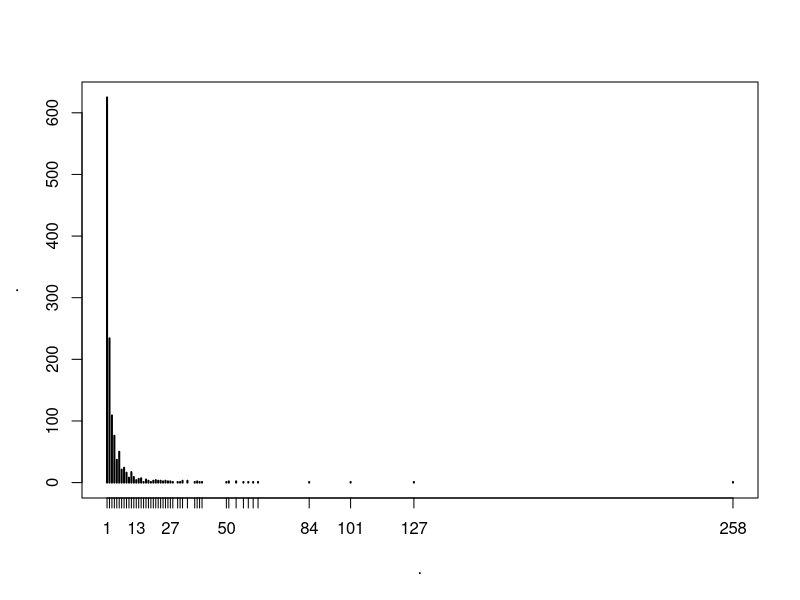
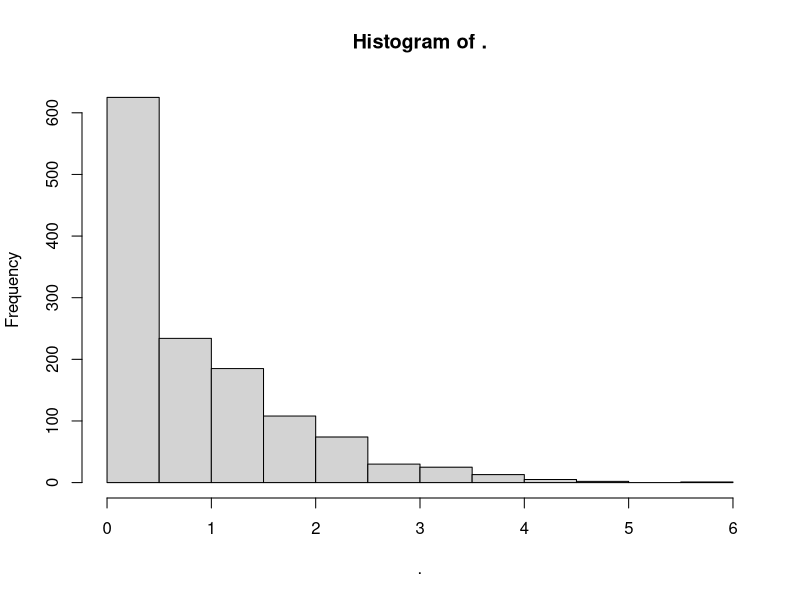
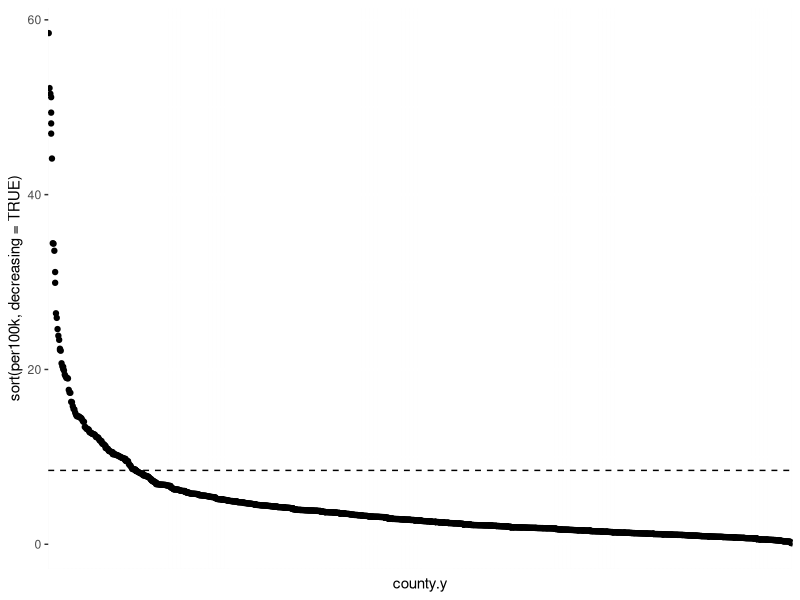
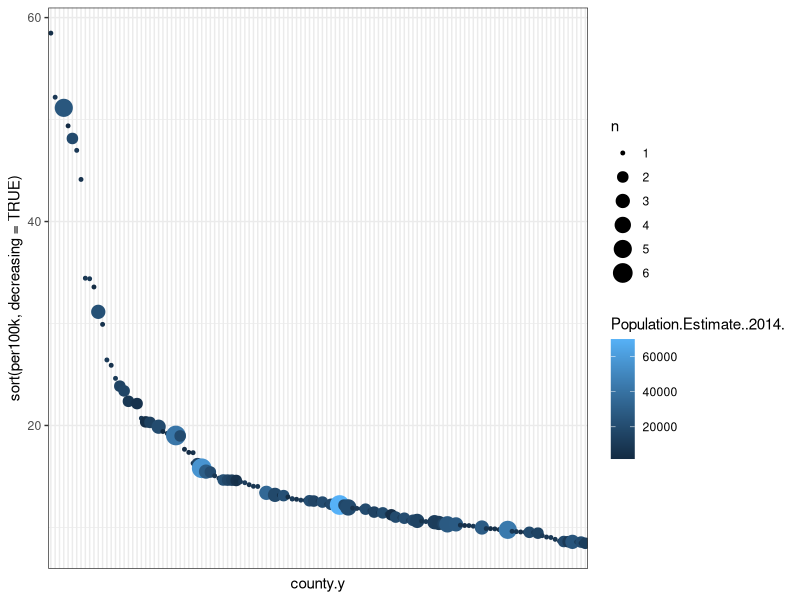
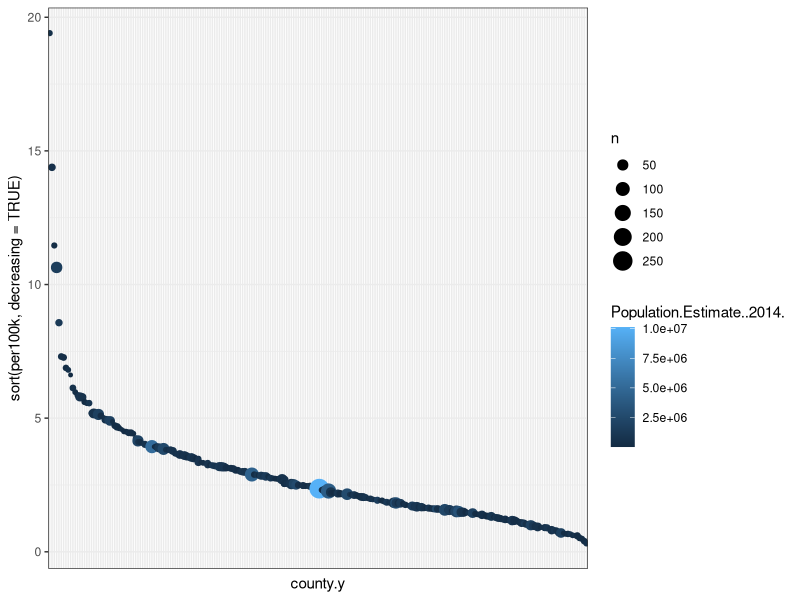
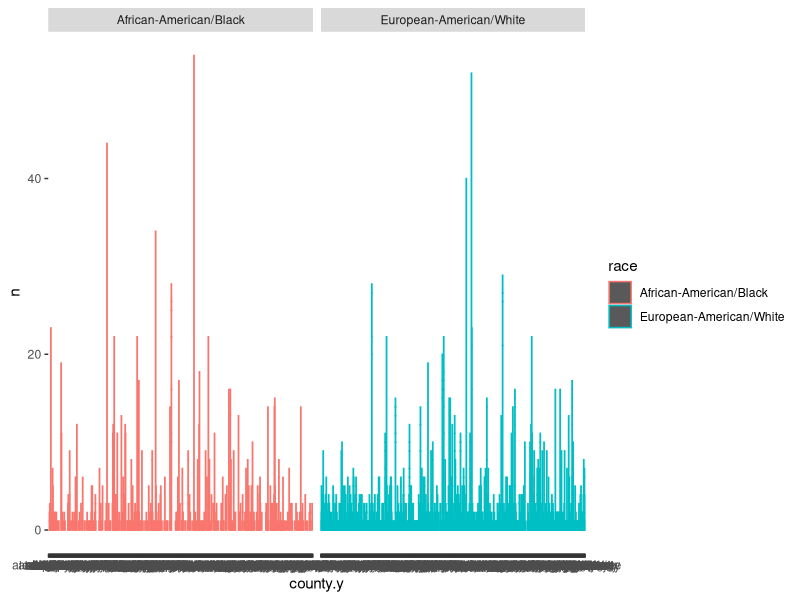
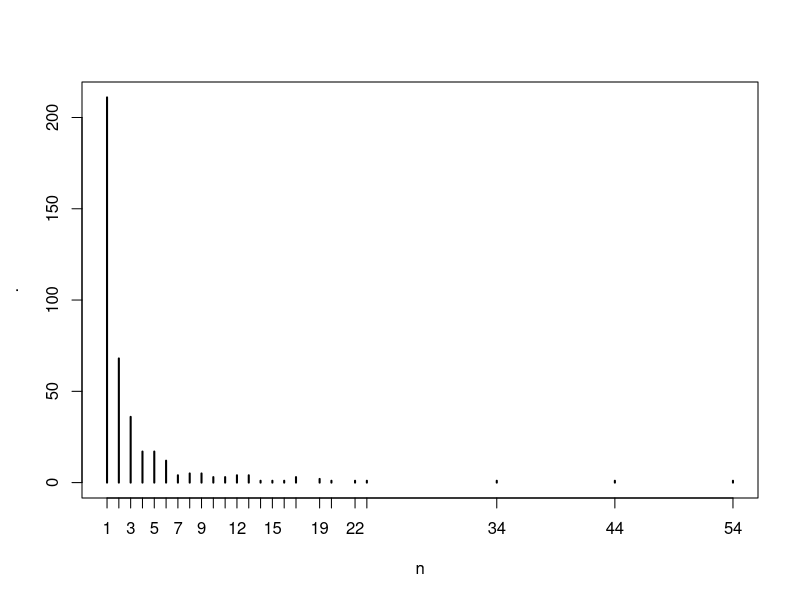
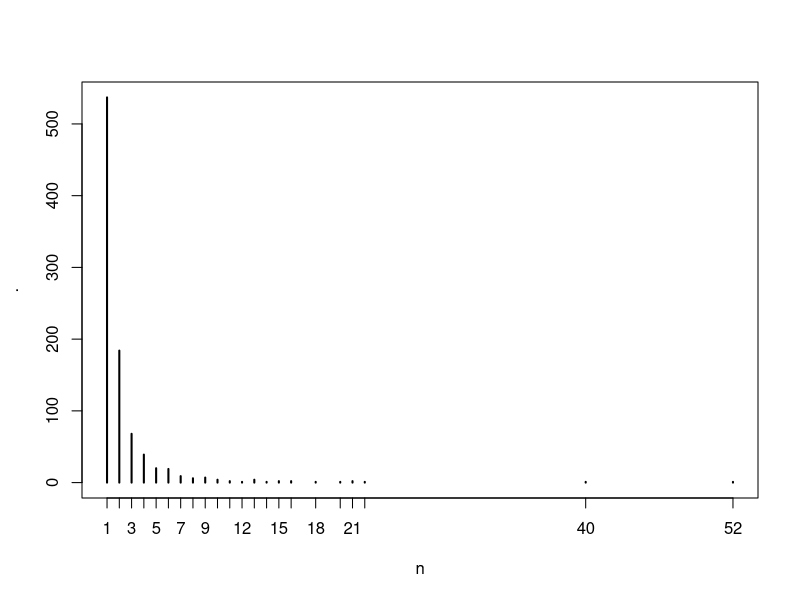

Source code (R) for these figures, in order:
#####################################
### Analysis, Fatal Encounters Data
### R, EDA, County Level 2
#####################################

### Set-up
## load packages; attached stuff etc. 
library(dplyr)
library(tidyr)
library(ggplot2)
library(stringi)
setwd("C:/Users/Mike/Dropbox/Random Analysis/wapo project")

## Attach & merge datasets 
# fatal encounters data, clean version
# pre-2013 data isn't very good; exlcude for now 
fdat = read.csv('fdat.csv') %>%
	   filter(year >= 2013) %>%
	   select(-city) %>%
	   mutate(county.state = paste0(county, state))

# NOTE:
# Neeed to decide what to do with strange age values

# county data
cdat = read.csv('cdat.csv') %>%
	   mutate(county.state = paste0(county, state))

# joiuned data; 
# first looking at disparities in counties where shootings do occur
tmp = inner_join(fdat, cdat, 'county.state') %>%
	  mutate(age = as.numeric(as.character(age)))

#####################################################################
# NOTE:  
#Some of these don't match; e.g.,: 
table(fdat$county.state == 'oglala lakotaSD')
table(cdat$county.state == 'oglala lakotaSD')

#e.g.,: 
table(fdat$county.state == 'saint louis cityMO')
table(cdat$county.state == 'saint louis cityMO')


# Lose these 41 individuals in joining 
fdat$county.state[which(!(fdat$county.state %in% cdat$county.state))]

# 0 count counties (+ probably some errors)
cdat$county.state[which(!(cdat$county.state %in% fdat$county.state))]

#######################################################################

### Analysis
## First, some EDA of counties

# 1: count per county 
ct.tmp = tmp %>%
		 group_by(county.y, state.y) %>% 
		 tally() 

# Hmm... this is... difficult 
ct.tmp$n %>% table() %>% plot()
ct.tmp$n %>% log %>% hist
ct.tmp$n %>% quantile(seq(0, 1, .1))

# 2: Let's take a look at some rates
ct.tmp2 = tmp %>%
		  group_by(county.y, state.y, Population.Estimate..2014.) %>%
		  tally() %>%
		  mutate(per100k = (n/Population.Estimate..2014.)*100000) %>%
		  na.omit()

ct.tmp2$per100k %>% quantile(seq(0, 1, .1))

ggplot(ct.tmp2, aes(x = county.y, y = sort(per100k, decreasing = TRUE))) + 
	geom_point() + 
	theme(axis.text.x  = element_blank(),
          axis.ticks.x = element_blank())  +
	# 90% quantile mark 
	geom_hline(yintercept = 8.45, lty = 'dashed') 

# 3: OK, let's take a look at the top 10%
hold = ct.tmp2[which(ct.tmp2$per100k > 8.44),]

# Population size and death counts 
hold$Population.Estimate..2014. %>% summary()
hold$n 							%>% summary()

ggplot(hold, aes(x = county.y, y = sort(per100k, decreasing = TRUE), 
				 size = n, color = Population.Estimate..2014.)) + 
	geom_point() + 
	theme_bw() +
	theme(axis.text.x  = element_blank(),
          axis.ticks.x = element_blank())  
	
# 4: Let's look at abitary cutoff (n.deaths = 5; slightly above 80% threshold)
ct.tmp3 = tmp %>%
		  group_by(county.y, state.y, Population.Estimate..2014.) %>%
		  tally() %>%
		  filter(n >= 5) %>%
		  mutate(per100k = (n/Population.Estimate..2014.)*100000) %>%
		  na.omit()

nrow(ct.tmp3)
ct.tmp3$per100k %>% quantile(seq(0, 1, .1))

ggplot(ct.tmp3, aes(x = county.y, y = sort(per100k, decreasing = TRUE), 
				 size = n, color = Population.Estimate..2014.)) + 
	geom_point() + 
	theme_bw() +
	theme(axis.text.x  = element_blank(),
          axis.ticks.x = element_blank()) 

# Second, let's take a look at Black/White disparites
# 1: count per county 
bw.ct.tmp = tmp %>%
		    filter(race %in% c('African-American/Black', 
		   					   'European-American/White')) %>% 
		    group_by(county.y, state.y, race) %>% 
		    tally() 

# Some mostly usless plots 
ggplot(bw.ct.tmp, aes(x = county.y, y = n, group = race, colour = race)) +
	geom_bar(stat = 'identity') +
	facet_grid(.~race)

bw.ct.tmp %>% 
filter(race == 'African-American/Black') %>% 
ungroup() %>% 
select(n) %>% 
table() %>% 
plot()

bw.ct.tmp %>% 
filter(race == 'European-American/White') %>% 
ungroup() %>% 
select(n) %>% 
table() %>% 
plot()

hold1 = bw.ct.tmp %>% filter(race == 'African-American/Black')
quantile(hold1$n, seq(0, 1, .1))

hold2 = bw.ct.tmp %>% filter(race == 'European-American/White')
quantile(hold2$n, seq(0, 1, .1))

# 2: Let's take a look at some rates
bw.ct.tmp2 = tmp %>%
		     group_by(county.y, state.y, race, 
		    		  Population.Black.Afr.Am.Non.Hisp.Lat..2013.,
		    		  Population.White.Non.Hisp.Latino..2013.) %>%
		     filter(race %in% c('African-American/Black', 'European-American/White')) %>%
		     tally() %>%
		     mutate(per100k = ifelse(race == 'African-American/Black',	
				  				 			 (n/Population.Black.Afr.Am.Non.Hisp.Lat..2013.)*100000,
				  			  ifelse(race == 'European-American/White', 
				  			 				 (n/Population.White.Non.Hisp.Latino..2013.)    *100000, -100))
				  	) %>%
		    na.omit()

# Some visuals
hold1 = bw.ct.tmp2 %>% filter(race == 'African-American/Black')
quantile(hold1$per100k, seq(0, 1, .1))

hold2 = bw.ct.tmp2 %>% filter(race == 'European-American/White')
quantile(hold2$per100k, seq(0, 1, .1))

hist(log(hold1$per100k))
hist(log(hold2$per100k))

#Uh... let's look at the huge rates for Blacks 
# Very low black population places + low n deaths
hold1 %>% filter(per100k >= 300)

# and high death rates in generaly are ...
# omg google 'jim hogg county'
bw.ct.tmp2 %>% filter(per100k >= 300)

#Filtering these high but low/low places for clarity
bw.ct.tmp22 = bw.ct.tmp2 %>% 
			  filter(per100k <= 300)

ggplot(bw.ct.tmp22, aes(x = county.y, y = sort(per100k, decreasing = TRUE))) +
	geom_point() + 
	theme(axis.text.x  = element_blank(),
          axis.ticks.x = element_blank())  +
	facet_grid(.~race) 


# K, lets look at disparites
bw.ct.tmp3 = bw.ct.tmp2 %>%
			 ungroup() %>%
			 group_by(county.y, state.y) %>%
			 mutate(perdiff = lag(per100k) - per100k)

# And describe
summary(bw.ct.tmp3$perdiff)

quantile(bw.ct.tmp3$perdiff, seq(0, 1, .1), na.rm = TRUE)

# Largest disparities (90%)
hold3 = bw.ct.tmp3 %>% 
		filter(perdiff >= 19) %>%
		select(county.y, state.y)

# Yeah... sort of a spread problem
# e.g.,: 
bw.ct.tmp2 %>% filter(county.y == 'atascosa' & state.y  == 'TX')
bw.ct.tmp2 %>% filter(county.y == 'clackamas' & state.y  == 'OR')
bw.ct.tmp2 %>% filter(county.y == 'stanislaus' & state.y  == 'CA')

# So, let's see how things shake out when we use an arbitary population cutoff 
quantile(tmp$Population.Black.Afr.Am.Non.Hisp.Lat..2013, seq(0, 1, .1))

# Let's try about 50th and up
bw.ct.tmp4 = bw.ct.tmp2 %>%
			 ungroup() %>%
			 filter(Population.Black.Afr.Am.Non.Hisp.Lat..2013. >= 45000) %>%
			 group_by(county.y, state.y) %>%
			 mutate(perdiff = lag(per100k) - per100k)

# And describe
# much more subtle
summary(bw.ct.tmp4$perdiff)

quantile(bw.ct.tmp4$perdiff, seq(0, 1, .05), na.rm = TRUE)

# Largest disparities (90%) (n = 12)
hold4 = bw.ct.tmp4 %>% 
		filter(perdiff >= 7) %>%
		select(county.y, state.y)

bw.ct.tmp2 %>% filter(county.y == 'alameda' & state.y  == 'CA')
bw.ct.tmp2 %>% filter(county.y == 'baltimore' & state.y  == 'MD')
bw.ct.tmp2 %>% filter(county.y == 'brevard' & state.y  == 'FL')
bw.ct.tmp2 %>% filter(county.y == 'orange' & state.y  == 'CA')
bw.ct.tmp2 %>% filter(county.y == 'harrison' & state.y  == 'MS')
bw.ct.tmp2 %>% filter(county.y == 'san francisco' & state.y  == 'CA')
bw.ct.tmp2 %>% filter(county.y == 'ramsey' & state.y  == 'MN')

# & lets check medium disparity places (~60 - 85) (n = 9)
hold5 = bw.ct.tmp4 %>% 
		filter(perdiff >= 4 & perdiff < 5) %>%
		select(county.y, state.y)

# Some interesting ones for sure; rate changes fairly quickly for blacks
bw.ct.tmp2 %>% filter(county.y == 'allegheny' & state.y  == 'PA')
bw.ct.tmp2 %>% filter(county.y == 'east baton rouge' & state.y  == 'LA')
bw.ct.tmp2 %>% filter(county.y == 'fairfield' & state.y  == 'CT')
bw.ct.tmp2 %>% filter(county.y == 'spartanburg' & state.y  == 'SC')







## Second, Let's take a look at Black/White disparities
## Blacks 
## 1:  count per county 
#b.ct.tmp = tmp %>%
#		   filter(race %in% c('African-American/Black')) %>% 
#		   group_by(county.y, state.y) %>% 
#		   tally() #

## Hmm... this is... difficult 
#b.ct.tmp$n %>% table() %>% plot()
#b.ct.tmp$n %>% log %>% hist
#b.ct.tmp$n %>% quantile(seq(0, 1, .1))#

## 2: Let's take a look at some rates
#b.ct.tmp2 = tmp %>%
#		    group_by(county.y, state.y, Population.Black.Afr.Am.Non.Hisp.Lat..2013.) %>%
#		    filter(race %in% c('African-American/Black')) %>% 
#		    tally() %>%
#		    mutate(per100k = (n/Population.Black.Afr.Am.Non.Hisp.Lat..2013.)*100000) %>%
#		    na.omit()#

#b.ct.tmp2$per100k %>% quantile(seq(0, 1, .1))#

#ggplot(b.ct.tmp2, aes(x = county.y, y = sort(per100k, decreasing = TRUE))) + 
#	geom_point() + 
#	theme(axis.text.x  = element_blank(),
#          axis.ticks.x = element_blank())  +
#	# 90% quantile mark 
#	geom_hline(yintercept = 8.45, lty = 'dashed') #

## Uh... 
#b.ct.tmp2 %>% filter(per100k > 10000)#

## Let's try that again 
#b.ct.tmp2 = b.ct.tmp2 %>% filter(per100k < 300)
#b.ct.tmp2$per100k %>% quantile(seq(0, 1, .1))#

#ggplot(b.ct.tmp2, aes(x = county.y, y = sort(per100k, decreasing = TRUE))) + 
#	geom_point() + 
#	theme(axis.text.x  = element_blank(),
#          axis.ticks.x = element_blank())  #
#

## 3: lets look at the these super high counties
#b.hold = b.ct.tmp2[which(b.ct.tmp2$per100k > 35.38),]#

## Population size and death counts 
#b.hold$Population.Black.Afr.Am.Non.Hisp.Lat..2013. %>% summary()
#b.hold$n 										   %>% summary()#

#ggplot(b.hold, aes(x = county.y, y = sort(per100k, decreasing = TRUE), 
#				 size = n, color = Population.Black.Afr.Am.Non.Hisp.Lat..2013.)) + 
#	geom_point() + 
#	theme_bw() +
#	theme(axis.text.x  = element_blank(),
#          axis.ticks.x = element_blank())  #

## 4: Let's look at abitary cutoff (n.deaths = 5; slightly above 80% threshold)
#b.ct.tmp3 = tmp %>%
#		    group_by(county.y, state.y, Population.Black.Afr.Am.Non.Hisp.Lat..2013.) %>%
#		    filter(race %in% c('African-American/Black')) %>% 
#		    tally() %>%
#		    filter(n >= 5) %>%
#		    mutate(per100k = (n/Population.Black.Afr.Am.Non.Hisp.Lat..2013.)*100000) %>%
#		    na.omit()#

#nrow(b.ct.tmp3)
#b.ct.tmp3$per100k %>% quantile(seq(0, 1, .1))#

#ggplot(b.ct.tmp3, aes(x = county.y, y = sort(per100k, decreasing = TRUE), 
#				 size = n, color = Population.Black.Afr.Am.Non.Hisp.Lat..2013.)) + 
#	geom_point() + 
#	theme_bw() +
#	theme(axis.text.x  = element_blank(),
#          axis.ticks.x = element_blank()) #
#
#
#
#
#
#
#
#
#

## 1a: shooting count/state pop. for each state
##state_vars = c('state', "STPopulation.Estimate..2014.", names(dat)[157:252])
##dots = lapply(state_vars, as.symbol)##

##tmp.state = dat %>%
##	  	    group_by_(.dots = dots) %>% 
##	        tally() %>%
##	        mutate(per100k = (n/STPopulation.Estimate..2014.)* 100000) #

#tmp.state2 = dat %>%
#	  	  	 group_by(state, STPopulation.Estimate..2014.) %>% 
#	       	 tally() %>%
#	       	 mutate(per100k = (n/STPopulation.Estimate..2014.)* 100000) ##

#ggplot(tmp.state2, aes(x = state, y = per100k)) + 
#	geom_point() +
#	theme_bw() +
#	coord_flip()#

## 1b: Race specfic rates per 100k 
## Blacks 
#tmp.state.B = dat %>%
#	  	      group_by_(.dots = dots) %>% 
#	          filter(race %in% c('B', 'Black')) %>%
#	          tally() %>%
#	          mutate(B.per100k = (n/STPopulation.Black.Afr.Am..2013.)* 100000) %>%
#	          ungroup() %>%
#	          select(state, n, STPopulation.Black.Afr.Am..2013., B.per100k)#

## Whites 
#tmp.state.W = dat %>%
#	  	      group_by_(.dots = dots) %>% 
#	          filter(race %in% c('W', 'White')) %>%
#	          tally() %>%
#	          mutate(W.per100k = (n/STPopulation.White..2013.)* 100000) %>%
#	          ungroup() %>% 
#	          select(state, n, STPopulation.White..2013., W.per100k)#

## Note: is the pop gor Whites right???
#dat$STPopulation.White..2013. 		 %>% summary()
#dat$STPopulation.Black.Afr.Am..2013. %>% summary()#

#dat$STPopulation.White.Non.Hisp.Latino..2013 %>% summary()#

#tmp.state = tmp.state.W %>%
#			inner_join(tmp.state.B, 'state') %>%
#			gather()#

#ggplot(tmp.state, aes(x = state, y = B.per100k)) + 
#	geom_point() +
#	theme_bw() +
#	coord_flip()#


